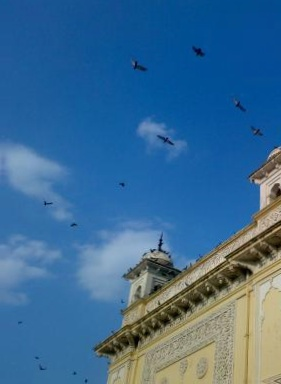
#> input picture assets/images/pano_left.jpg, 281 x 384 px
$ jupyter execute '28. Image Stitching & Panoramas.ipynb'
#> lines starting #> are read from the running program, lines starting #| are printed output that depends on the picture
# **Image Stitching & Panoramas**

## **Objectives:**
1. See what `cv2.Stitcher` does under the hood — the same feature-matching pipeline as notebook 27, applied photo-to-photo instead of object-to-scene
2. Stitch three overlapping shots into one panorama with the high-level API
3. Understand *why* stitching needs more than just feature matching — warping, seam finding, and exposure blending

> **Assets.** `assets/images/pano_left.jpg`, `pano_mid.jpg`, `pano_right.jpg` are three overlapping "camera positions" derived from `assets/images/home.jpg` (an OpenCV official sample photo, [Apache 2.0](https://github.com/opencv/opencv/tree/4.x/samples/data)) — see `scripts/generate_assets.py` for exactly how. Real, clearly-licensed *overlapping-photo sets* turn out to be surprisingly hard to find bundled anywhere at redistribution-safe terms — `opencv_extra`'s own stitching test data, for instance, ships with no LICENSE file at all — so these three tiles are instead cropped from one real photo with mild independent perspective jitter and brightness/contrast shifts applied to each. That's enough genuine baseline for `cv2.Stitcher` to do real feature matching, homography estimation, warping, and blending — not just paste pixels back together.

[cell 1]
import cv2
import numpy as np
from matplotlib import pyplot as plt

# Define our imshow function
def imshow(title = "Image", image = None, size = 10):
    w, h = image.shape[0], image.shape[1]
    aspect_ratio = w/h
    plt.figure(figsize=(size * aspect_ratio,size))
    plt.imshow(cv2.cvtColor(image, cv2.COLOR_BGR2RGB))
    plt.title(title)
    plt.show()

[cell 2]
left = cv2.imread('assets/images/pano_left.jpg')
#> left is the input picture: shape (384, 281, 3); mean B, G, R 147.1, 107.1, 59.6
mid = cv2.imread('assets/images/pano_mid.jpg')
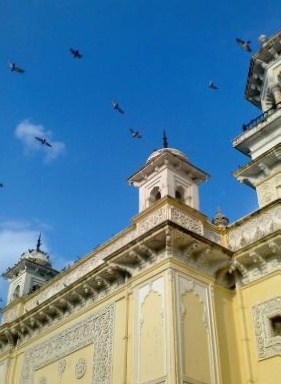
#> input picture assets/images/pano_mid.jpg, 281 x 384 px
#> mid is the input picture: shape (384, 281, 3); mean B, G, R 150.8, 130.4, 94.3
right = cv2.imread('assets/images/pano_right.jpg')
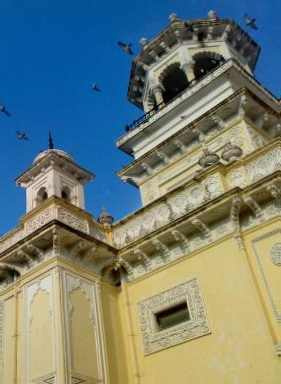
#> input picture assets/images/pano_right.jpg, 281 x 384 px
#> right is the input picture: shape (384, 281, 3); mean B, G, R 119.7, 126.7, 112.6

fig, axes = plt.subplots(1, 3, figsize=(15, 6))
for ax, img, title in zip(axes, [left, mid, right], ['left', 'mid', 'right']):
    ax.imshow(cv2.cvtColor(img, cv2.COLOR_BGR2RGB))
    ax.set_title(title)
    ax.axis('off')
#> this loop made 3 passes
#> title on passes 1 to 3: 'left', 'mid', 'right'
plt.show()
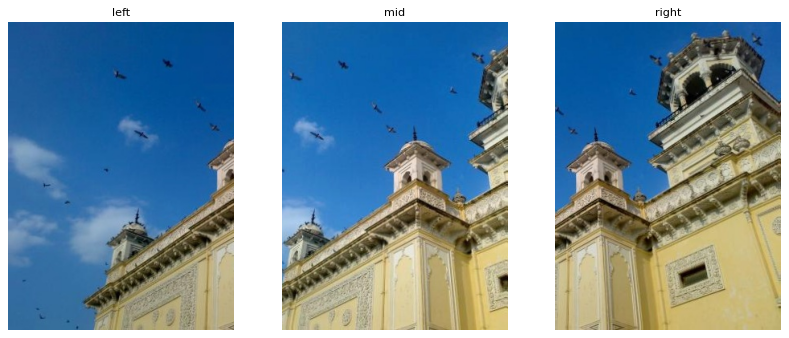
#> figure drawn by matplotlib, 3 panels

## **Why stitching is more than "find matches, warp, done"**

Notebook 27's pipeline — detect keypoints, match descriptors, RANSAC a homography — gets you *most* of the way to a panorama, but three more problems show up once you're blending whole photos instead of drawing one outline:

1. **Bundle adjustment.** With 3+ images, pairwise homographies (A→B, B→C) accumulate error — `cv2.Stitcher` jointly refines every image's pose at once so the whole panorama is globally consistent, not just locally consistent pair by pair.
2. **Seam finding.** Where two warped images overlap, which pixel wins? A hard cut down the middle of the overlap creates a visible seam wherever content doesn't align perfectly (our synthetic jitter guarantees it won't) — a seam finder looks for a cut that follows *low-contrast, low-difference* pixels instead of a straight line.
3. **Exposure compensation.** Our three tiles were deliberately given different brightness/contrast (simulating different camera exposures) — blended naively, the panorama would show visible brightness bands at every seam. `cv2.Stitcher` estimates a per-image gain to even this out before blending.

`cv2.Stitcher_create()` runs all of this as one pipeline — the cells below call it directly, then peek at a couple of the intermediate stages separately, using the exact same detector/matcher classes from notebook 27.

[cell 3]
stitcher = cv2.Stitcher_create()
status, panorama = stitcher.stitch([left, mid, right])
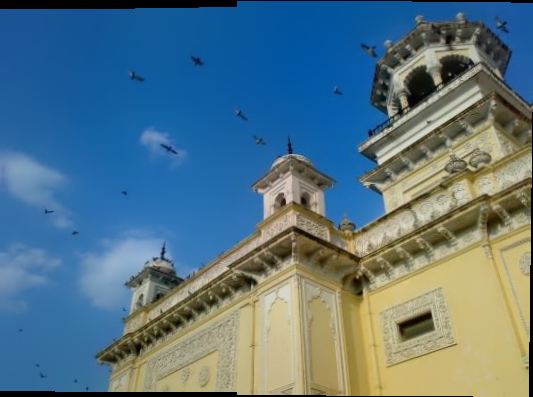
#> panorama: shape (397, 533, 3); mean B, G, R 132.3, 117.4, 87.4
#> status = 0

status_names = {
    cv2.Stitcher_OK: 'OK',
    cv2.Stitcher_ERR_NEED_MORE_IMGS: 'ERR_NEED_MORE_IMGS (not enough overlap/features)',
    cv2.Stitcher_ERR_HOMOGRAPHY_EST_FAIL: 'ERR_HOMOGRAPHY_EST_FAIL',
    cv2.Stitcher_ERR_CAMERA_PARAMS_ADJUST_FAIL: 'ERR_CAMERA_PARAMS_ADJUST_FAIL',
}
print('Stitcher status:', status_names.get(status, status))
#| Stitcher status: OK

if status == cv2.Stitcher_OK:
    imshow('Stitched panorama', panorama, size=14)
else:
    raise RuntimeError(f'Stitching failed with status {status}')

## **Peeking at the matching stage manually**

`cv2.Stitcher` hides its internals behind one call — here's the same detect-and-match step from notebook 27, run directly on the left/mid pair, to confirm there's nothing magic happening: it's SIFT keypoints and ratio-tested matches, same as before, just feeding a warping+blending pipeline instead of a single outline.

[cell 4]
left_gray = cv2.cvtColor(left, cv2.COLOR_BGR2GRAY)
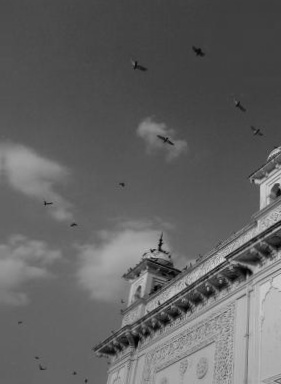
#> left_gray: shape (384, 281); min 1, max 216, mean 97.4
mid_gray = cv2.cvtColor(mid, cv2.COLOR_BGR2GRAY)
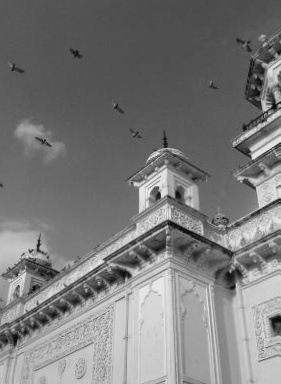
#> mid_gray: shape (384, 281); min 7, max 246, mean 121.9

sift = cv2.SIFT_create()
kp1, des1 = sift.detectAndCompute(left_gray, None)
#> kp1 = 306 keypoints; strongest (x, y, size): (152, 251, 2), (160, 245, 2.5), (161, 240, 1.9), (160, 250, 2.5)
kp2, des2 = sift.detectAndCompute(mid_gray, None)
#> kp2 = 649 keypoints; strongest (x, y, size): (30, 251, 1.9), (38, 245, 2.4), (156, 194, 7), (158, 195, 4.1)

bf = cv2.BFMatcher()
knn_matches = bf.knnMatch(des1, des2, k=2)
#> knn_matches = 306 matches
good = [m for m, n in knn_matches if m.distance < 0.75 * n.distance]
#> good = 181 matches
print(f'left/mid: {len(kp1)}/{len(kp2)} keypoints, {len(good)} good matches — '
      f'this is exactly what cv2.Stitcher does internally for every image pair.')
#| left/mid: 306/649 keypoints, 181 good matches — this is exactly what cv2.Stitcher does internally for every image pair.

match_vis = cv2.drawMatches(left, kp1, mid, kp2, good, None,
                              flags=cv2.DRAW_MATCHES_FLAGS_NOT_DRAW_SINGLE_POINTS)
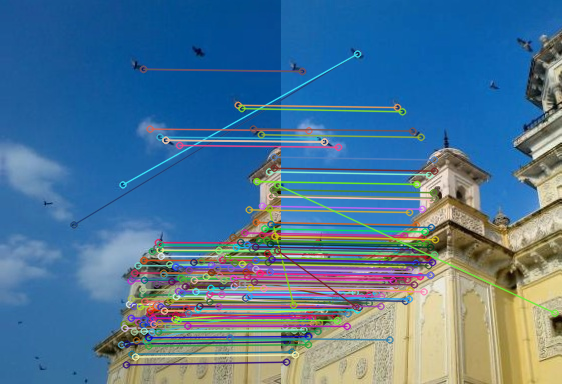
#> match_vis: shape (384, 562, 3); mean B, G, R 148.8, 118.7, 78.8
imshow('left <-> mid matches', match_vis, size=16)
